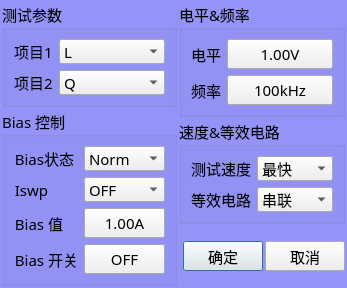
<?xml version="1.0" encoding="UTF-8"?>
<ui version="4.0">
 <class>frmWk3260</class>
 <widget class="QDialog" name="frmWk3260">
  <property name="geometry">
   <rect>
    <x>459</x>
    <y>345</y>
    <width>347</width>
    <height>266</height>
   </rect>
  </property>
  <property name="font">
   <font>
    <family>楷体</family>
    <pointsize>12</pointsize>
   </font>
  </property>
  <property name="windowTitle">
   <string>仪表参数设置</string>
  </property>
  <property name="windowIcon">
   <iconset>
    <normaloff>:/wk.ico</normaloff>:/wk.ico</iconset>
  </property>
  <property name="styleSheet">
   <string notr="true">QDialog
{
	
	background-color: rgb(148, 148, 248);
}</string>
  </property>
  <layout class="QHBoxLayout" name="horizontalLayout_2">
   <property name="spacing">
    <number>2</number>
   </property>
   <property name="leftMargin">
    <number>2</number>
   </property>
   <property name="topMargin">
    <number>2</number>
   </property>
   <property name="rightMargin">
    <number>2</number>
   </property>
   <property name="bottomMargin">
    <number>2</number>
   </property>
   <item>
    <layout class="QVBoxLayout" name="verticalLayout">
     <item>
      <widget class="QGroupBox" name="groupBox">
       <property name="font">
        <font>
         <family>楷体</family>
         <pointsize>11</pointsize>
        </font>
       </property>
       <property name="title">
        <string>测试参数</string>
       </property>
       <layout class="QFormLayout" name="formLayout">
        <item row="0" column="0">
         <widget class="QLabel" name="label">
          <property name="font">
           <font>
            <family>楷体</family>
            <pointsize>11</pointsize>
           </font>
          </property>
          <property name="text">
           <string>项目1</string>
          </property>
         </widget>
        </item>
        <item row="0" column="1">
         <widget class="QComboBox" name="cmbFuction1">
          <property name="minimumSize">
           <size>
            <width>67</width>
            <height>25</height>
           </size>
          </property>
          <property name="maximumSize">
           <size>
            <width>16777215</width>
            <height>16777215</height>
           </size>
          </property>
          <property name="font">
           <font>
            <family>楷体</family>
            <pointsize>11</pointsize>
           </font>
          </property>
          <item>
           <property name="text">
            <string>L</string>
           </property>
          </item>
          <item>
           <property name="text">
            <string>C</string>
           </property>
          </item>
          <item>
           <property name="text">
            <string>Z</string>
           </property>
          </item>
         </widget>
        </item>
        <item row="1" column="0">
         <widget class="QLabel" name="label_2">
          <property name="font">
           <font>
            <family>楷体</family>
            <pointsize>11</pointsize>
           </font>
          </property>
          <property name="text">
           <string>项目2</string>
          </property>
         </widget>
        </item>
        <item row="1" column="1">
         <widget class="QComboBox" name="cmbFunction2">
          <property name="minimumSize">
           <size>
            <width>67</width>
            <height>25</height>
           </size>
          </property>
          <property name="maximumSize">
           <size>
            <width>16777215</width>
            <height>16777215</height>
           </size>
          </property>
          <property name="font">
           <font>
            <family>楷体</family>
            <pointsize>11</pointsize>
           </font>
          </property>
          <item>
           <property name="text">
            <string>Q</string>
           </property>
          </item>
          <item>
           <property name="text">
            <string>D</string>
           </property>
          </item>
          <item>
           <property name="text">
            <string>R</string>
           </property>
          </item>
         </widget>
        </item>
       </layout>
      </widget>
     </item>
     <item>
      <widget class="QGroupBox" name="groupBox_2">
       <property name="font">
        <font>
         <family>楷体</family>
         <pointsize>11</pointsize>
        </font>
       </property>
       <property name="title">
        <string>Bias 控制</string>
       </property>
       <layout class="QFormLayout" name="formLayout_2">
        <item row="0" column="0">
         <widget class="QLabel" name="label_6">
          <property name="font">
           <font>
            <family>楷体</family>
            <pointsize>11</pointsize>
           </font>
          </property>
          <property name="text">
           <string>Bias状态</string>
          </property>
          <property name="alignment">
           <set>Qt::AlignRight|Qt::AlignTrailing|Qt::AlignVCenter</set>
          </property>
         </widget>
        </item>
        <item row="0" column="1">
         <widget class="QComboBox" name="cmbBiasChioce">
          <property name="minimumSize">
           <size>
            <width>0</width>
            <height>25</height>
           </size>
          </property>
          <property name="font">
           <font>
            <family>楷体</family>
            <pointsize>11</pointsize>
           </font>
          </property>
          <item>
           <property name="text">
            <string>Norm</string>
           </property>
          </item>
          <item>
           <property name="text">
            <string>Boost</string>
           </property>
          </item>
         </widget>
        </item>
        <item row="1" column="0">
         <widget class="QLabel" name="label_8">
          <property name="font">
           <font>
            <family>楷体</family>
            <pointsize>11</pointsize>
           </font>
          </property>
          <property name="text">
           <string>Iswp</string>
          </property>
          <property name="alignment">
           <set>Qt::AlignRight|Qt::AlignTrailing|Qt::AlignVCenter</set>
          </property>
         </widget>
        </item>
        <item row="1" column="1">
         <widget class="QComboBox" name="cmbAddBiasSpeed">
          <property name="minimumSize">
           <size>
            <width>0</width>
            <height>25</height>
           </size>
          </property>
          <property name="font">
           <font>
            <family>楷体</family>
            <pointsize>11</pointsize>
           </font>
          </property>
          <item>
           <property name="text">
            <string>OFF</string>
           </property>
          </item>
          <item>
           <property name="text">
            <string>OnMax</string>
           </property>
          </item>
         </widget>
        </item>
        <item row="2" column="0">
         <widget class="QLabel" name="label_9">
          <property name="font">
           <font>
            <family>楷体</family>
            <pointsize>11</pointsize>
           </font>
          </property>
          <property name="text">
           <string>Bias 值</string>
          </property>
          <property name="alignment">
           <set>Qt::AlignRight|Qt::AlignTrailing|Qt::AlignVCenter</set>
          </property>
         </widget>
        </item>
        <item row="2" column="1">
         <widget class="QPushButton" name="btnBiasValue">
          <property name="minimumSize">
           <size>
            <width>0</width>
            <height>30</height>
           </size>
          </property>
          <property name="font">
           <font>
            <family>楷体</family>
            <pointsize>11</pointsize>
           </font>
          </property>
          <property name="text">
           <string>1.00A</string>
          </property>
         </widget>
        </item>
        <item row="3" column="0">
         <widget class="QLabel" name="label_10">
          <property name="font">
           <font>
            <family>楷体</family>
            <pointsize>11</pointsize>
           </font>
          </property>
          <property name="text">
           <string>Bias 开关</string>
          </property>
          <property name="alignment">
           <set>Qt::AlignRight|Qt::AlignTrailing|Qt::AlignVCenter</set>
          </property>
         </widget>
        </item>
        <item row="3" column="1">
         <widget class="QPushButton" name="btnBiasOnOFF">
          <property name="minimumSize">
           <size>
            <width>0</width>
            <height>30</height>
           </size>
          </property>
          <property name="font">
           <font>
            <family>楷体</family>
            <pointsize>11</pointsize>
           </font>
          </property>
          <property name="text">
           <string>OFF</string>
          </property>
         </widget>
        </item>
       </layout>
      </widget>
     </item>
    </layout>
   </item>
   <item>
    <layout class="QVBoxLayout" name="verticalLayout_2">
     <item>
      <widget class="QGroupBox" name="groupBox_4">
       <property name="font">
        <font>
         <family>楷体</family>
         <pointsize>11</pointsize>
        </font>
       </property>
       <property name="title">
        <string>电平&amp;&amp;频率</string>
       </property>
       <layout class="QFormLayout" name="formLayout_4">
        <item row="0" column="0">
         <widget class="QLabel" name="label_5">
          <property name="font">
           <font>
            <family>楷体</family>
            <pointsize>11</pointsize>
           </font>
          </property>
          <property name="text">
           <string>电平</string>
          </property>
         </widget>
        </item>
        <item row="0" column="1">
         <widget class="QPushButton" name="btnLevel">
          <property name="minimumSize">
           <size>
            <width>0</width>
            <height>30</height>
           </size>
          </property>
          <property name="font">
           <font>
            <family>楷体</family>
            <pointsize>11</pointsize>
           </font>
          </property>
          <property name="text">
           <string>1.00V</string>
          </property>
         </widget>
        </item>
        <item row="1" column="0">
         <widget class="QLabel" name="label_7">
          <property name="font">
           <font>
            <family>楷体</family>
            <pointsize>11</pointsize>
           </font>
          </property>
          <property name="text">
           <string>频率</string>
          </property>
         </widget>
        </item>
        <item row="1" column="1">
         <widget class="QPushButton" name="btnFrequency">
          <property name="minimumSize">
           <size>
            <width>0</width>
            <height>30</height>
           </size>
          </property>
          <property name="font">
           <font>
            <family>楷体</family>
            <pointsize>11</pointsize>
           </font>
          </property>
          <property name="text">
           <string>100kHz</string>
          </property>
         </widget>
        </item>
       </layout>
      </widget>
     </item>
     <item>
      <widget class="QGroupBox" name="groupBox_3">
       <property name="font">
        <font>
         <family>楷体</family>
         <pointsize>11</pointsize>
        </font>
       </property>
       <property name="title">
        <string>速度&amp;&amp;等效电路</string>
       </property>
       <layout class="QFormLayout" name="formLayout_3">
        <item row="0" column="0">
         <widget class="QLabel" name="label_3">
          <property name="font">
           <font>
            <family>楷体</family>
            <pointsize>11</pointsize>
           </font>
          </property>
          <property name="text">
           <string>测试速度</string>
          </property>
         </widget>
        </item>
        <item row="0" column="1">
         <widget class="QComboBox" name="cmbSpeed">
          <property name="minimumSize">
           <size>
            <width>0</width>
            <height>25</height>
           </size>
          </property>
          <property name="font">
           <font>
            <family>楷体</family>
            <pointsize>11</pointsize>
           </font>
          </property>
          <item>
           <property name="text">
            <string>最快</string>
           </property>
          </item>
          <item>
           <property name="text">
            <string>快速</string>
           </property>
          </item>
          <item>
           <property name="text">
            <string>中速</string>
           </property>
          </item>
          <item>
           <property name="text">
            <string>慢速</string>
           </property>
          </item>
         </widget>
        </item>
        <item row="1" column="0">
         <widget class="QLabel" name="label_4">
          <property name="font">
           <font>
            <family>楷体</family>
            <pointsize>11</pointsize>
           </font>
          </property>
          <property name="text">
           <string>等效电路</string>
          </property>
         </widget>
        </item>
        <item row="1" column="1">
         <widget class="QComboBox" name="cmbEqucct">
          <property name="minimumSize">
           <size>
            <width>0</width>
            <height>25</height>
           </size>
          </property>
          <property name="font">
           <font>
            <family>楷体</family>
            <pointsize>11</pointsize>
           </font>
          </property>
          <item>
           <property name="text">
            <string>串联</string>
           </property>
          </item>
          <item>
           <property name="text">
            <string>并联</string>
           </property>
          </item>
         </widget>
        </item>
       </layout>
      </widget>
     </item>
     <item>
      <spacer name="verticalSpacer">
       <property name="orientation">
        <enum>Qt::Vertical</enum>
       </property>
       <property name="sizeHint" stdset="0">
        <size>
         <width>20</width>
         <height>40</height>
        </size>
       </property>
      </spacer>
     </item>
     <item>
      <layout class="QHBoxLayout" name="horizontalLayout">
       <item>
        <spacer name="horizontalSpacer">
         <property name="orientation">
          <enum>Qt::Horizontal</enum>
         </property>
         <property name="sizeHint" stdset="0">
          <size>
           <width>40</width>
           <height>20</height>
          </size>
         </property>
        </spacer>
       </item>
       <item>
        <widget class="QPushButton" name="btnUpdate">
         <property name="minimumSize">
          <size>
           <width>0</width>
           <height>30</height>
          </size>
         </property>
         <property name="font">
          <font>
           <family>楷体</family>
           <pointsize>11</pointsize>
          </font>
         </property>
         <property name="text">
          <string>确定</string>
         </property>
         <property name="default">
          <bool>true</bool>
         </property>
        </widget>
       </item>
       <item>
        <widget class="QPushButton" name="btnCancel">
         <property name="minimumSize">
          <size>
           <width>0</width>
           <height>30</height>
          </size>
         </property>
         <property name="font">
          <font>
           <family>楷体</family>
           <pointsize>11</pointsize>
          </font>
         </property>
         <property name="text">
          <string>取消</string>
         </property>
        </widget>
       </item>
      </layout>
     </item>
     <item>
      <spacer name="verticalSpacer_3">
       <property name="orientation">
        <enum>Qt::Vertical</enum>
       </property>
       <property name="sizeHint" stdset="0">
        <size>
         <width>20</width>
         <height>40</height>
        </size>
       </property>
      </spacer>
     </item>
    </layout>
   </item>
  </layout>
 </widget>
 <resources/>
 <connections/>
</ui>
